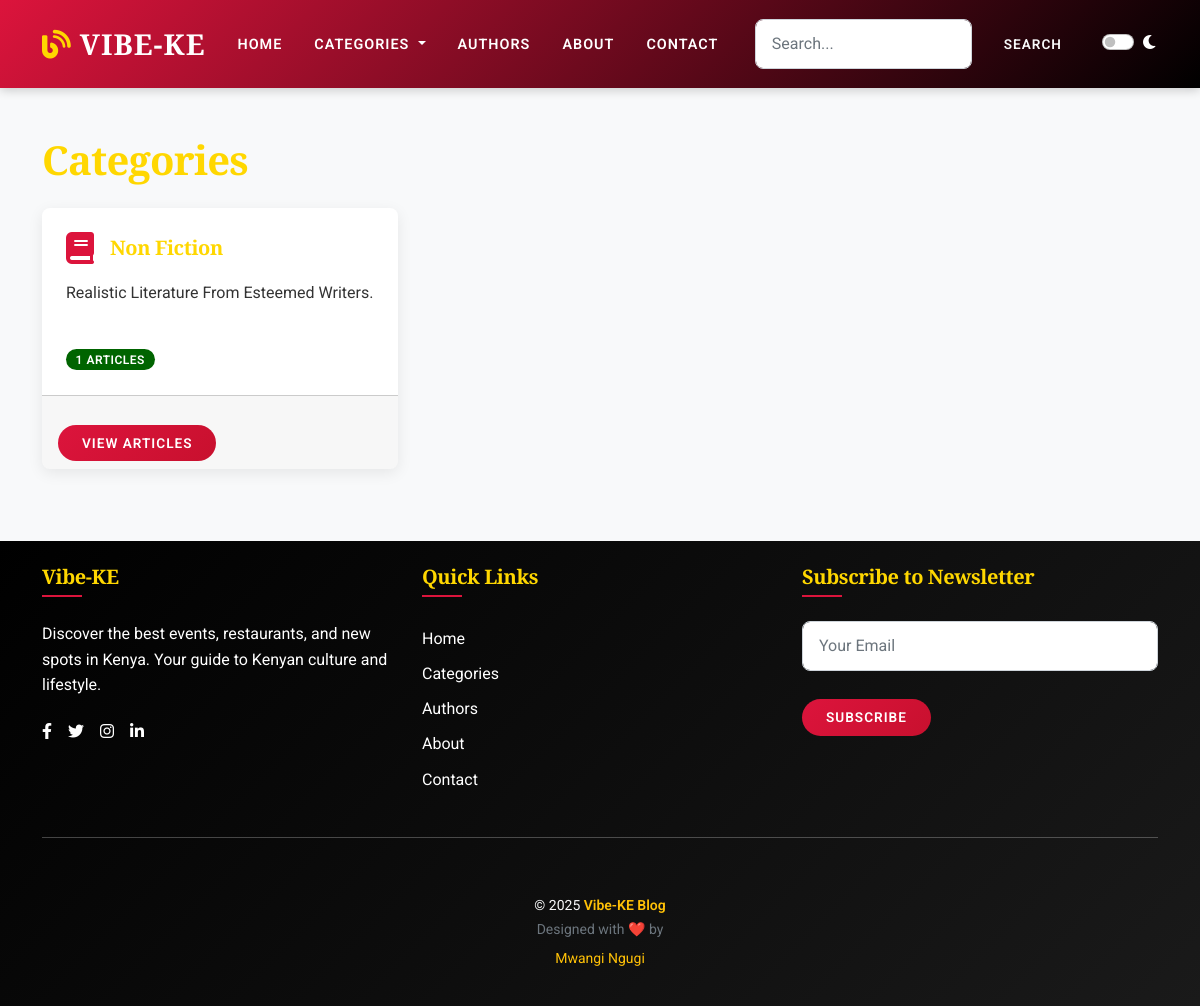
Page /categories/ on the committed database.
### categories/models.py (models this page shows, shortened)
class Category(models.Model):
    name = models.CharField(max_length=100, unique=True)
    slug = models.SlugField(max_length=100, unique=True, blank=True)
    description = models.TextField(blank=True, help_text="Description of the category")
    icon = models.CharField(max_length=50, blank=True, help_text="Icon class for UI representation (e.g., fas fa-utensils)")
    order = models.IntegerField(default=0, help_text="Display order (lower numbers first)")
    is_active = models.BooleanField(default=True)
    created_date = models.DateTimeField(auto_now_add=True)
    updated_date = models.DateTimeField(auto_now=True)
    class Meta:
        verbose_name_plural = "Categories"
        ordering = ['order', 'name']
    def get_absolute_url(self):
        return reverse('categories:category_detail', kwargs={'slug': self.slug})
    def article_count(self):
        return self.articles.filter(is_published=True).count()

### categories/views.py (the view)
# urls.py: path('', views.category_list, name='category_list'),
def category_list(request):
    categories = Category.objects.filter(is_active=True).order_by('order', 'name')
    context = {
        'categories': categories,
    }
    return render(request, 'categories/category_list.html', context)

### templates/categories/category_list.html (shortened to what this page needs)
{% extends 'base.html' %}
{% block content %}
<section class="py-5">
    <div class="container">
        <h1 class="mb-4">Categories</h1>
        <div class="row">
            {% for category in categories %}
            <div class="col-lg-4 col-md-6 mb-4">
                <div class="card h-100">
                    <div class="card-body d-flex flex-column">
                        <div class="d-flex align-items-center mb-3">
                            {% if category.icon %}
                            <i class="{{ category.icon }} fa-2x me-3 text-primary"></i>
                            {% else %}
                            <i class="fas fa-tag fa-2x me-3 text-primary"></i>
                            {% endif %}
                            <h5 class="card-title mb-0">{{ category.name }}</h5>
                        </div>
                        <p class="card-text">{{ category.description|truncatewords:20 }}</p>
                        <div class="mt-auto">
                            <span class="badge bg-secondary">{{ category.article_count }} articles</span>
                        </div>
                    </div>
                    <div class="card-footer">
                        <a href="{{ category.get_absolute_url }}" class="btn btn-primary">View Articles</a>
                    </div>
                </div>
            </div>
            {% endfor %}
        </div>
    </div>
</section>
{% endblock %}

### blog/static/css/custom/style.css (style rules this page uses)
:root { --kenyan-red: #dc143c; --kenyan-green: #006400; --kenyan-black: #000000; --kenyan-white: #ffffff; --kenyan-beige: #f5deb3; --kenyan-brown: #8b4513; --kenyan-gold: #ffd700; }
body { font-family: "Roboto", "Helvetica Neue", Arial, sans-serif; line-height: 1.6; background-color: #f8f9fa; color: #333; }
a { text-decoration: none; }
h1, h2, h3, h4, h5, h6 { font-family: "Playfair Display", "Georgia", serif; font-weight: 700; color: var(--kenyan-gold); letter-spacing: -0.02em; }
h1, h2 { color: var(--kenyan-gold) !important; }
.card { transition: all 0.4s cubic-bezier(0.175, 0.885, 0.32, 1.275); border: none; background: #fff; border-radius: 8px; box-shadow: 0 4px 15px rgba(0, 0, 0, 0.08); overflow: hidden; margin-bottom: 1.5rem; }
.card-body { padding: 1.5rem; }
.btn { font-weight: 600; border-radius: 50px; padding: 0.5rem 1.5rem; text-transform: uppercase; letter-spacing: 1px; font-size: 0.85rem; transition: all 0.3s ease; border: none; margin-top: 1.5em; box-shadow: none; }
.btn-primary { background: linear-gradient(135deg, var(--kenyan-red) 0%, #c8102e 100%); color: white; z-index: 1000; }
.badge { font-weight: 600; border-radius: 50px; padding: 0.4em 0.8em; text-transform: uppercase; letter-spacing: 0.5px; font-size: 0.75rem; }
.text-primary { color: var(--kenyan-red) !important; }
.bg-secondary { background-color: var(--kenyan-green) !important; }

### blog/static/css/custom/dark-mode.css (style rules this page uses)
:root { --dark-bg: #121212; --dark-card-bg: #1e1e1e; --dark-text: #e0e0e0; --dark-text-secondary: #b0b0b0; --dark-border: #333; --dark-primary: #fda10d; --dark-primary-hover: #fda10d; }

### rows in the picture
Category: name "Non Fiction", description "Realistic Literature From Esteemed Writers.", article_count "1"
